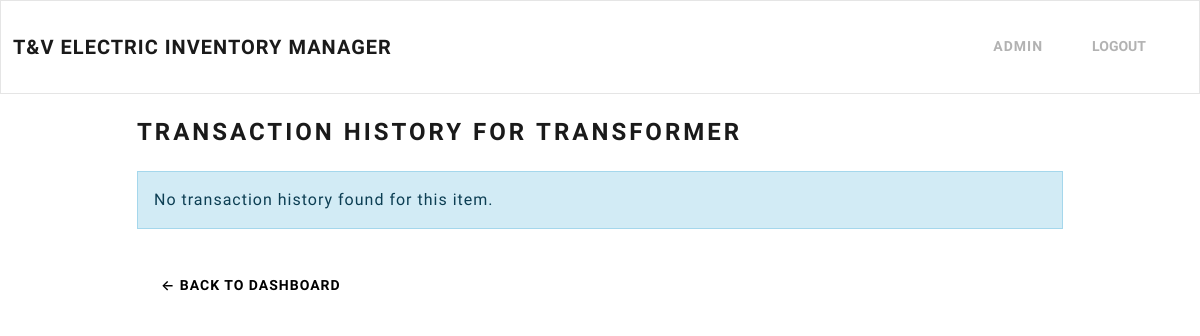
/item/2/history/ (signed in), run on an earlier commit of the app's database.
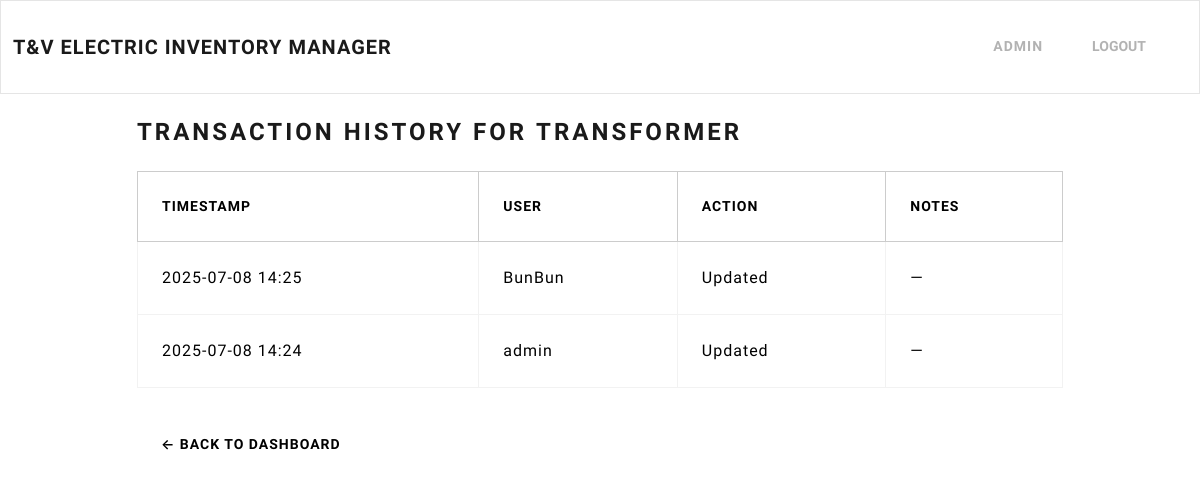
And on a later commit of the database.
### inventory/models.py (models this page shows, shortened)
class InventoryItem(models.Model):
    name = models.CharField(max_length=200)
    quantity = models.IntegerField()
    category = models.ForeignKey('Category', on_delete=models.SET_NULL, blank=True, null=True)
    date_created = models.DateTimeField(auto_now_add=True)
    is_active = models.BooleanField(default=True)

class LogEntry(models.Model):
    ACTION_CHOICES = [
        ('created', 'Created'),
        ('deleted', 'Deleted'),
        ('archived', 'Archived'),
        ('updated', 'Updated'),
    ]
    user = models.ForeignKey(
        User,
        on_delete=models.SET_NULL,
        null=True,
        related_name='inventory_logs')
    item = models.ForeignKey('InventoryItem', on_delete=models.CASCADE)
    action = models.CharField(max_length=10, choices=ACTION_CHOICES, default='created')
    timestamp = models.DateTimeField(auto_now_add=True)
    notes = models.TextField(blank=True)

### inventory/views.py (the view)
# urls.py: path('item/<int:pk>/history/', ItemHistory.as_view(), name='item-history'),
class ItemHistory(LoginRequiredMixin, View):
    def get(self, request, pk):
        item = get_object_or_404(InventoryItem, pk=pk)
        logs = LogEntry.objects.filter(item=item).order_by('-timestamp')
        return render(request, 'inventory/item-history.html', {
            'item': item,
            'logs': logs,
        })

### inventory/templates/inventory/item-history.html
{% extends 'inventory/base.html' %}
{% block content %}
<div class="container mt-4">
    <div class="row">
        <div class="col-md-10 col-12 mx-auto">
            <h3 class="mb-4">Transaction History for <strong>{{ item.name }}</strong></h3>
            {% if logs %}
                <table class="table table-hover table-bordered align-middle">
                    <thead class="table-light">
                        <tr>
                            <th scope="col">Timestamp</th>
                            <th scope="col">User</th>
                            <th scope="col">Action</th>
                            <th scope="col">Notes</th>
                        </tr>
                    </thead>
                    <tbody>
                        {% for log in logs %}
                        <tr>
                            <td>{{ log.timestamp|date:"Y-m-d H:i" }}</td>
                            <td>{{ log.user.username }}</td>
                            <td class="text-capitalize">{{ log.action }}</td>
                            <td>{{ log.notes|default:"—" }}</td>
                        </tr>
                        {% endfor %}
                    </tbody>
                </table>
            {% else %}
                <div class="alert alert-info" role="alert">
                    No transaction history found for this item.
                </div>
            {% endif %}
            <a href="{% url 'dashboard' %}" class="btn btn-secondary mt-3">← Back to Dashboard</a>
        </div>
    </div>
</div>
{% endblock %}

### inventory/templates/inventory/base.html (shortened to what this page needs)
{% load static %}
<!DOCTYPE html>
<html lang="en">
<head>
    <link href="https://bootswatch.com/5/lux/bootstrap.min.css" rel="stylesheet">
    <link href="{% static 'inventory/css/styles.css' %}" rel="stylesheet">
</head>
<body>
    {% include 'inventory/navigation.html' %}
    {% block content %}
    {% endblock content %}
</body>
</html>

### inventory/templates/inventory/navigation.html (shortened to what this page needs)
<nav class="navbar navbar-expand-lg bg-light">
	<div class="container-fluid">
		<a class="navbar-brand" href="{% url 'index' %}">T&V Electric Inventory Manager</a>
		<div class="collapse navbar-collapse justify-content-end" id="navbarNav">
			<ul class="navbar-nav">
				{% if user.is_authenticated %}
					<li class="nav-item">
						<a class="nav-link" href="#">{{ user.username }}</a>
					</li>
					<li class="nav-item">
          				<form method="post" action="{% url 'logout' %}" style="display:inline;">
            				<button type="submit" class="btn btn-link nav-link" style="padding:9px">Logout</button>
          				</form>
        			</li>
				{% endif %}
			</ul>
		</div>
	</div>
</nav>

What changed in the data, as far as the page shows it:
added LogEntry: timestamp "2025-07-08 14:25", user.username "BunBun", action "Updated", notes "—"
added LogEntry: timestamp "2025-07-08 14:24", user.username "admin", action "Updated", notes "—"
Also different on the page:
text no longer shown: "No transaction history found for this item."
text now shown: "TIMESTAMP USER ACTION NOTES"
